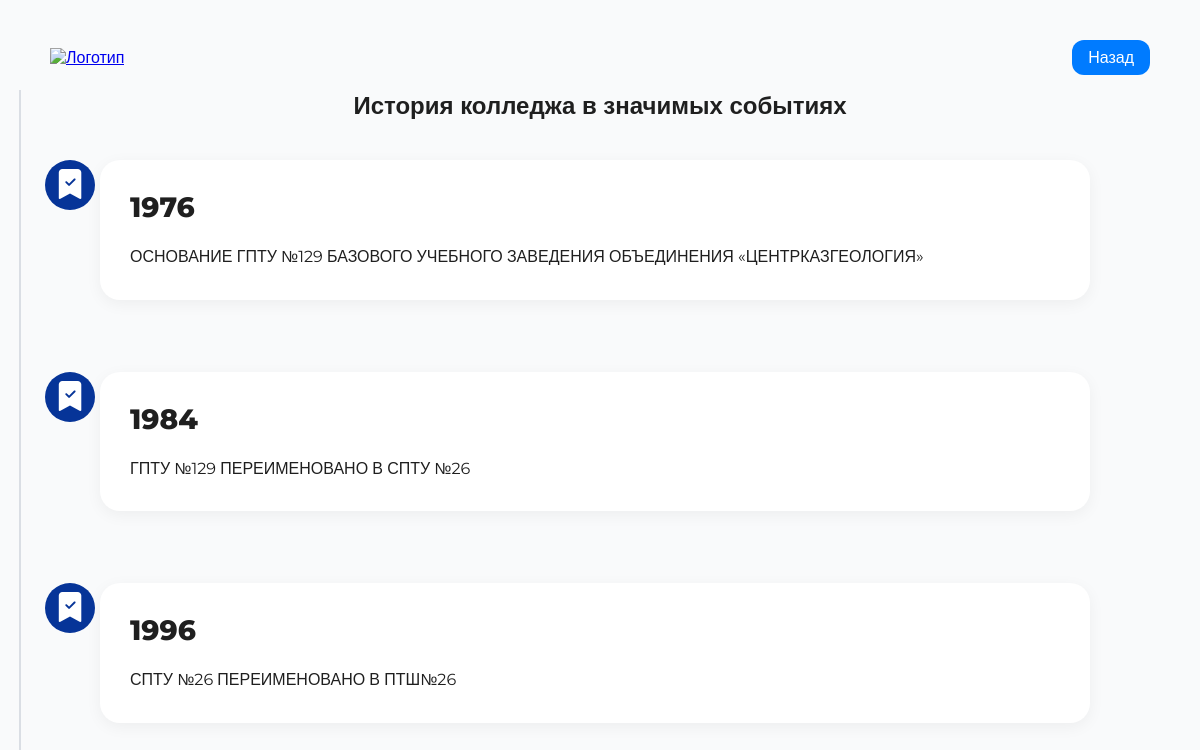
The page /pages/history.php on the database its author committed.
### tables this page shows
CREATE TABLE `history` (
  `id` int NOT NULL,
  `title` varchar(255) NOT NULL,
  `content` text NOT NULL,
  `created_at` timestamp NULL DEFAULT CURRENT_TIMESTAMP
);

### pages/history.php (the view, shortened to what this page needs)
<?php
include '../config.php';
$query = "SELECT * FROM history ORDER BY created_at DESC";
$result = mysqli_query($conn, $query);
?>
<!DOCTYPE html>
<html lang="ru">
<head>
    <link href="https://cdn.jsdelivr.net/npm/bootstrap-icons@1.11.3/font/bootstrap-icons.min.css" rel="stylesheet" />
</head>
<body>
    <div class="container">
        <section class="header">
            <div class="header__container">
                <a class="logo" href="/">
                    <img src="https://ff2.object.pscloud.io/giwycqkw/oeqsaqye/eoamgqcg/4384bf6eeeace361ca86ed2a4e97d2975c665532.png" alt="Логотип">
                </a>
                <a class="back" href="../index.php">Назад</a>
            </div>
        </section>
        <section class="History">
            <div class="history__container">
                <div class="title__page">История колледжа в значимых событиях</div>
                <div class="timeline">
                    <?php while ($row = mysqli_fetch_assoc($result)): ?>
                        <div class="timeLine-item">
                            <div class="check"><i class="bi bi-bookmark-check-fill"></i></div>
                            <div class="date"><?= htmlspecialchars($row['title']) ?></div>
                            <div class="content">
                                <div class="text"><?= nl2br(htmlspecialchars($row['content'])) ?></div>
                            </div>
                        </div>
                    <?php endwhile; ?>
                </div>
            </div>
        </section>
    </div>
</body>
</html>

### pages/history.php (style rules this page uses)
:root { --bg: #f9fafb; --card: #ffffff; --text: #1f1f1f; --primary: #007bff; --danger: #dc3545; --radius: 12px; --shadow: 0 4px 16px rgba(0, 0, 0, 0.05); }
body { margin: 0; font-family: 'Montserrat', sans-serif; background: var(--bg); color: var(--text); }
.container { max-width: 1100px; margin: 0 auto; padding: 1.5rem; }
.header__container { display: flex; justify-content: space-between; align-items: center; flex-wrap: wrap; padding: 1rem 0; }
.logo img { max-height: 140px; }
.back { background-color: var(--primary); color: #fff; padding: 8px 16px; border: none; border-radius: var(--radius); text-decoration: none; font-weight: 500; transition: 0.3s; }
.title__page { font-size: 1.5rem; font-weight: 600; margin-bottom: 2rem; text-align: center; }
.timeline { display: flex; flex-direction: column; gap: 2rem; }
.timeLine-item { display: flex; flex-direction: column; background: var(--card); padding: 1.5rem; border-radius: var(--radius); box-shadow: var(--shadow); opacity: 0; transform: translateY(20px); transition: 0.6s ease-in-out; }
.timeLine-item.active { opacity: 1; transform: translateY(0); }
.check { color: var(--primary); font-size: 1.2rem; margin-bottom: 0.5rem; }
.date { font-weight: 600; font-size: 1.1rem; margin-bottom: 0.5rem; }
.text { font-size: 1rem; line-height: 1.6; }
.History .timeline { margin-top: 40px; }
.History .timeline::before { background: #dadee4; content: ""; height: 100%; left: 19px; position: absolute; top: 90px; width: 2px; z-index: -1; }
.History .timeLine-item { width: 90%; border-radius: 20px; background: #fff; margin-bottom: 40px; margin-left: 50px; position: relative; height: auto; padding: 30px; box-sizing: border-box; }
.History .timeLine-item .check { background: #063498; width: 50px; height: 50px; border-radius: 100%; top: 0; position: absolute; left: -55px; display: flex; justify-content: center; align-items: center; color: #fff; font-size: 30px; }
.History .timeLine-item .date { margin-bottom: 20px; font-weight: 800; font-size: 28px; }
.History .timeLine-item .content { width: 100%; }

### rows shown on the page
history: title "1976", content "ОСНОВАНИЕ ГПТУ №129 БАЗОВОГО УЧЕБНОГО ЗАВЕДЕНИЯ ОБЪЕДИНЕНИЯ «ЦЕНТРКАЗГЕОЛОГИЯ»"
history: title "1984", content "ГПТУ №129 ПЕРЕИМЕНОВАНО В СПТУ №26"
history: title "1996", content "СПТУ №26 ПЕРЕИМЕНОВАНО В ПТШ№26"
